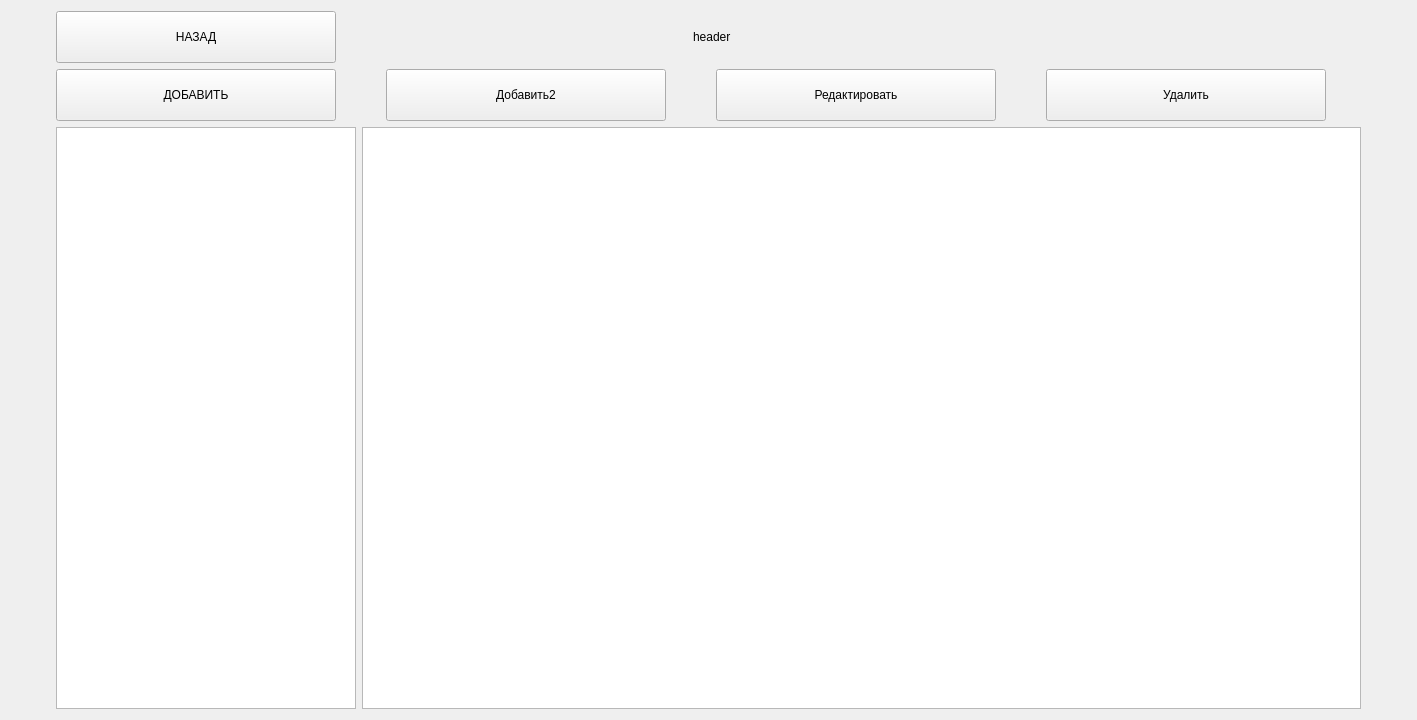
<?xml version="1.0" encoding="UTF-8"?>
<ui version="4.0">
 <class>Settings2</class>
 <widget class="QWidget" name="Settings2">
  <property name="geometry">
   <rect>
    <x>0</x>
    <y>0</y>
    <width>1417</width>
    <height>720</height>
   </rect>
  </property>
  <property name="windowTitle">
   <string>Form</string>
  </property>
  <layout class="QVBoxLayout" name="verticalLayout">
   <item>
    <layout class="QHBoxLayout" name="horizontalLayout_8">
     <property name="spacing">
      <number>7</number>
     </property>
     <property name="leftMargin">
      <number>45</number>
     </property>
     <property name="rightMargin">
      <number>325</number>
     </property>
     <item>
      <widget class="QPushButton" name="backButton">
       <property name="minimumSize">
        <size>
         <width>0</width>
         <height>52</height>
        </size>
       </property>
       <property name="maximumSize">
        <size>
         <width>280</width>
         <height>16777215</height>
        </size>
       </property>
       <property name="text">
        <string>НАЗАД</string>
       </property>
      </widget>
     </item>
     <item>
      <layout class="QVBoxLayout" name="verticalLayout_2">
       <property name="spacing">
        <number>0</number>
       </property>
       <item alignment="Qt::AlignHCenter">
        <widget class="QLabel" name="EcoTaxi">
         <property name="text">
          <string>header</string>
         </property>
        </widget>
       </item>
      </layout>
     </item>
    </layout>
   </item>
   <item>
    <layout class="QHBoxLayout" name="horizontalLayout_9">
     <property name="spacing">
      <number>50</number>
     </property>
     <property name="leftMargin">
      <number>45</number>
     </property>
     <property name="rightMargin">
      <number>80</number>
     </property>
     <item>
      <widget class="QPushButton" name="AddButton">
       <property name="minimumSize">
        <size>
         <width>280</width>
         <height>52</height>
        </size>
       </property>
       <property name="maximumSize">
        <size>
         <width>16777215</width>
         <height>16777215</height>
        </size>
       </property>
       <property name="text">
        <string>ДОБАВИТЬ</string>
       </property>
      </widget>
     </item>
     <item>
      <widget class="QPushButton" name="addSubButton">
       <property name="minimumSize">
        <size>
         <width>280</width>
         <height>52</height>
        </size>
       </property>
       <property name="text">
        <string>Добавить2</string>
       </property>
      </widget>
     </item>
     <item>
      <widget class="QPushButton" name="editButton">
       <property name="minimumSize">
        <size>
         <width>280</width>
         <height>52</height>
        </size>
       </property>
       <property name="text">
        <string>Редактировать</string>
       </property>
      </widget>
     </item>
     <item>
      <widget class="QPushButton" name="deleteButton">
       <property name="minimumSize">
        <size>
         <width>280</width>
         <height>52</height>
        </size>
       </property>
       <property name="text">
        <string>Удалить</string>
       </property>
      </widget>
     </item>
    </layout>
   </item>
   <item>
    <layout class="QHBoxLayout" name="horizontalLayout_7" stretch="9,29">
     <property name="leftMargin">
      <number>45</number>
     </property>
     <property name="rightMargin">
      <number>45</number>
     </property>
     <item>
      <layout class="QVBoxLayout" name="verticalLayout_4">
       <property name="spacing">
        <number>10</number>
       </property>
       <item>
        <widget class="QTableView" name="sideTable">
         <property name="maximumSize">
          <size>
           <width>300</width>
           <height>16777215</height>
          </size>
         </property>
         <property name="editTriggers">
          <set>QAbstractItemView::NoEditTriggers</set>
         </property>
         <property name="selectionMode">
          <enum>QAbstractItemView::SingleSelection</enum>
         </property>
         <property name="selectionBehavior">
          <enum>QAbstractItemView::SelectRows</enum>
         </property>
         <attribute name="verticalHeaderVisible">
          <bool>true</bool>
         </attribute>
        </widget>
       </item>
      </layout>
     </item>
     <item>
      <layout class="QVBoxLayout" name="verticalLayout_3">
       <property name="spacing">
        <number>0</number>
       </property>
       <item>
        <widget class="QTableView" name="tableView">
         <property name="editTriggers">
          <set>QAbstractItemView::NoEditTriggers</set>
         </property>
         <property name="selectionMode">
          <enum>QAbstractItemView::SingleSelection</enum>
         </property>
         <property name="selectionBehavior">
          <enum>QAbstractItemView::SelectRows</enum>
         </property>
         <property name="sortingEnabled">
          <bool>true</bool>
         </property>
         <attribute name="verticalHeaderVisible">
          <bool>true</bool>
         </attribute>
        </widget>
       </item>
      </layout>
     </item>
    </layout>
   </item>
  </layout>
 </widget>
 <resources/>
 <connections/>
</ui>
